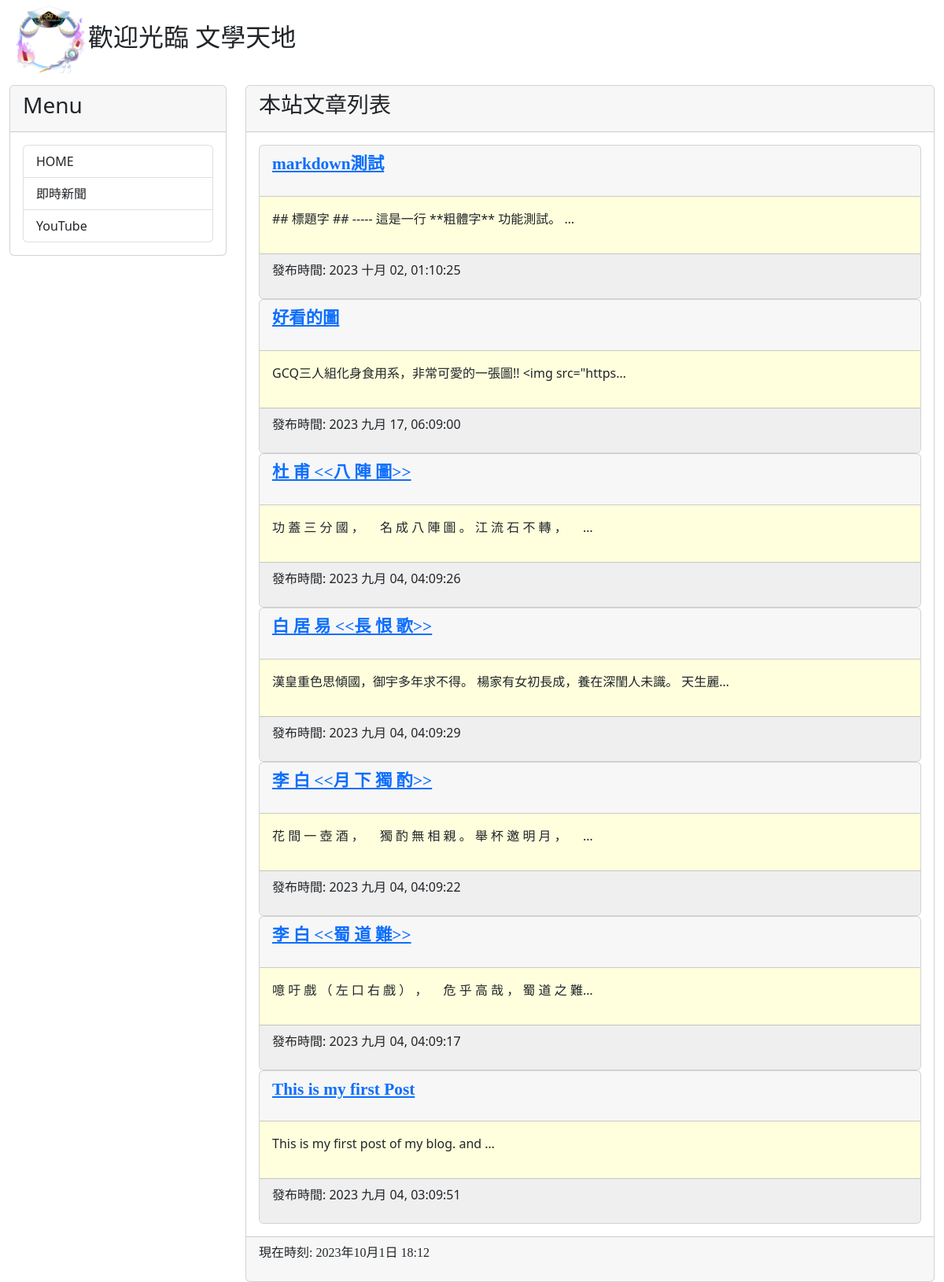
The page / on the database its author committed.
### mysite/models.py (models this page shows, shortened)
class Post(models.Model):
    title = models.CharField(max_length=200)
    slug = models.CharField(max_length=200)
    body = models.TextField()
    pub_date = models.DateTimeField(auto_now_add=True)
    class Meta:
        ordering = ('-pub_date',)

### mysite/views.py (the view)
# urls.py: path('', homepage),
def homepage(request):
    posts = Post.objects.all()
    now = datetime.now()
    return render(request, "index.html", locals())

### templates/index.html (shortened to what this page needs)
{% extends 'base.html' %}
{% block headmessage %}
    <h3 style="font-family: 微軟正黑體;">本站文章列表</h3>
{% endblock %}
{% block content %}
    {% for post in posts %}
        <div class="card">
            <div class="card-header">
                <p style="font-family: 微軟正黑體; font-size: 16pt; font-weight: bold;">
                    <a href="/post/{{post.slug}}">{{post.title}}</a>
                </p>
            </div>
            <div class="card-body" style="background-color: #ffffdd;">
                <p>{{post.body | truncatechars:40}}</p>
            </div>
            <div class="card-footer" style="background-color: #efefef;">
                <p>發布時間: {{ post.pub_date | date:"Y M d, h:m:s"}}</p>
            </div>
        </div>
    {% endfor %}
 {% endblock %}

### rows shown on the page
Post: title "markdown測試", body "## 標題字 ## ----- 這是一行 **粗體字** 功能測試。 …", pub_date "2023 十月 02, 01:10:25"
Post: title "好看的圖", body "GCQ三人組化身食用系，非常可愛的一張圖!! <img src=\"https…", pub_date "2023 九月 17, 06:09:00"
Post: title "杜 甫 <<八 陣 圖>>", body "功 蓋 三 分 國 ， 名 成 八 陣 圖 。 江 流 石 不 轉 ， …", pub_date "2023 九月 04, 04:09:26"
Post: title "白 居 易 <<長 恨 歌>>", body "漢皇重色思傾國，御宇多年求不得。 楊家有女初長成，養在深閨人未識。 天生麗…", pub_date "2023 九月 04, 04:09:29"
Post: title "李 白 <<月 下 獨 酌>>", body "花 間 一 壺 酒 ， 獨 酌 無 相 親 。 舉 杯 邀 明 月 ， …", pub_date "2023 九月 04, 04:09:22"
Post: title "李 白 <<蜀 道 難>>", body "噫 吁 戲 （ 左 口 右 戲 ） ， 危 乎 高 哉 ， 蜀 道 之 難…", pub_date "2023 九月 04, 04:09:17"
Post: title "This is my first Post", body "This is my first post of my blog. and …", pub_date "2023 九月 04, 03:09:51"
